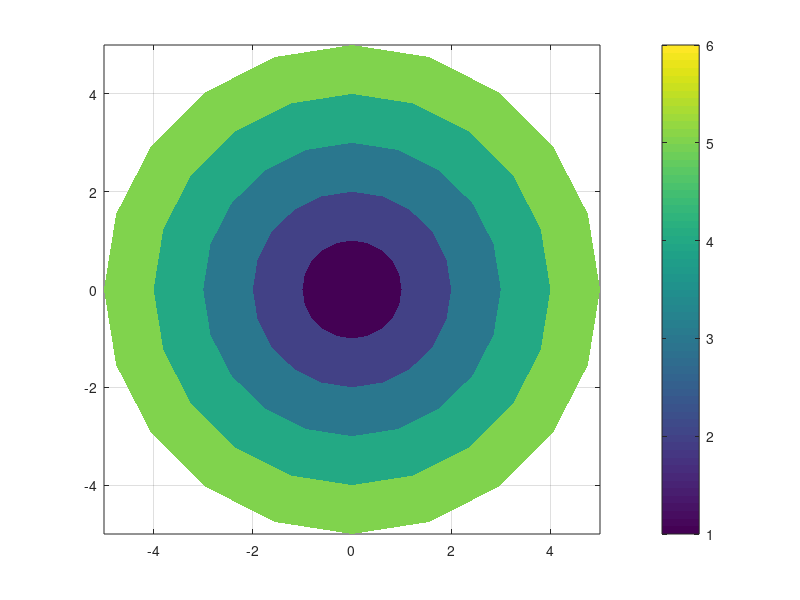
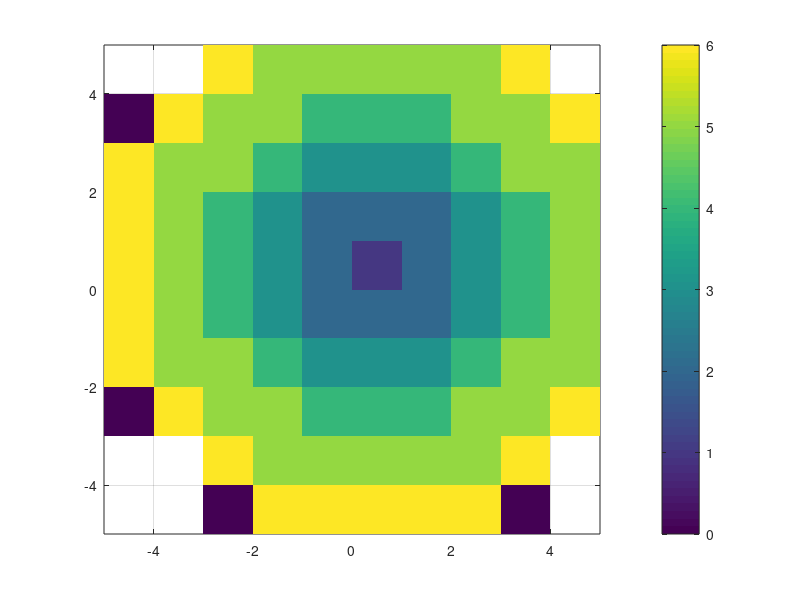

The MATLAB script that drew these images, in order:
   close all;
   clear all;
   rangel=5;
   r=0:1:rangel;  
   rotaz=0:180/10:360;
   for j=1:numel(r)
   for k=1:numel(rotaz)
   x(j,k)=r(j)*sin(rotaz(k)*pi/180);
   y(j,k)=r(j)*cos(rotaz(k)*pi/180);
   end
   end
   
    testdata=zeros(numel(r),numel(rotaz));
%    testdata=rand(numel(r),numel(rotaz)).*10;
for kii=1:numel(r)
    for kjj=1:numel(rotaz)
        testdata(kii,kjj)=kii;
    end
end
   
%    testdata(5:7,5:7)=nan;
   
   
   
   [xi2,yi2] = meshgrid(-1*rangel:rangel,-1*rangel:rangel);
    kk=-1*rangel:rangel;
   %    xi3=xi2-1;
%    yi3=yi2-1;
cartdata=zeros(numel(kk),numel(kk));
   grdsize=1;
    for ii=1:numel(kk)
        for jj=1:numel(kk)
            [fi fj]=find(x>xi2(ii,jj)-grdsize & x<xi2(ii,jj)+grdsize & ...
                            y>yi2(ii,jj)-grdsize & y<yi2(ii,jj)+grdsize);
            numfi=numel(fi);
            if numfi>0
                    ddist=zeros(3,numfi);
            for iii=1:numfi    
                ddist(1,iii)=abs((xi2(ii,jj)-x(fi(iii),fj(iii))))+abs((yi2(ii,jj)-y(fi(iii),fj(iii))));
                ddist(2,iii)=fi(iii);
                ddist(3,iii)=fj(iii);
            end
            mindist=ddist(1,:);
            if min(mindist(:))<grdsize
                minidx=find(mindist==min(mindist(:)));
                if numel(minidx)>1
                    hh=minidx;
                    clear minidx;
                    minidx=min(hh(:));
                end
                cartdata(ii,jj)=testdata(ddist(2,minidx),ddist(3,minidx));
                clear ddist;
            end
            else
                cartdata(ii,jj)=nan;
            end
        end        
    end
%    cartdata = griddata(x,y,testdata,xi2,yi2);
   
   figure(1)
   pcolor(x,y,testdata);
   colorbar;
   shading flat;
   grid on;
%    
   figure(2)
   pcolor(xi2,yi2,cartdata);
   colorbar;
   shading flat;
   xlim([-1*rangel rangel])
   ylim([-1*rangel rangel])
   grid on;
%    